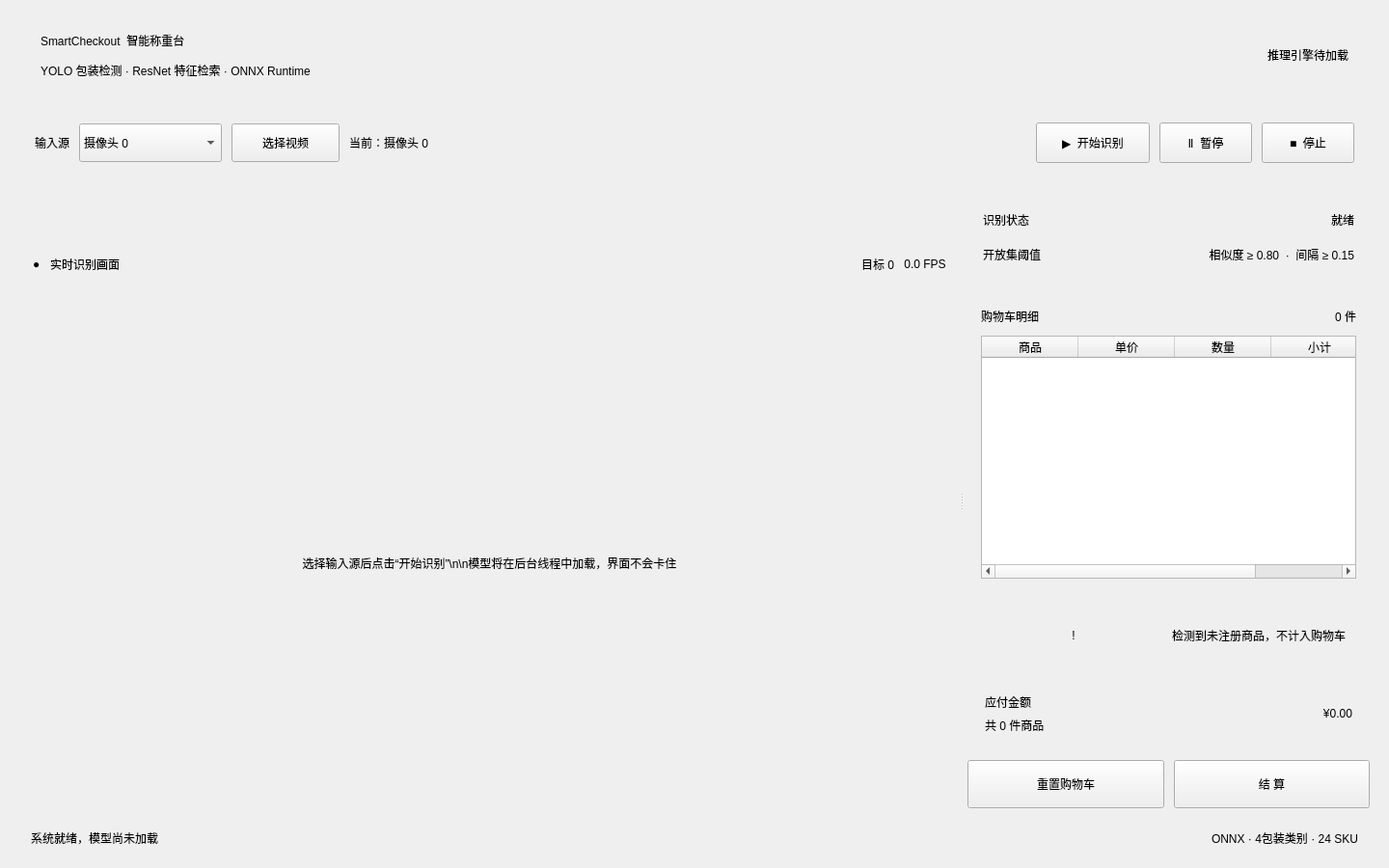
<?xml version="1.0" encoding="UTF-8"?>
<ui version="4.0">
 <class>Widget</class>
 <widget class="QWidget" name="Widget">
  <property name="geometry"><rect><x>0</x><y>0</y><width>1440</width><height>900</height></rect></property>
  <property name="minimumSize"><size><width>1180</width><height>720</height></size></property>
  <property name="windowTitle"><string>SmartCheckout · 智能称重台</string></property>
  <layout class="QVBoxLayout" name="rootLayout">
   <property name="spacing"><number>14</number></property>
   <property name="leftMargin"><number>20</number></property><property name="topMargin"><number>18</number></property><property name="rightMargin"><number>20</number></property><property name="bottomMargin"><number>14</number></property>
   <item>
    <widget class="QFrame" name="headerCard">
     <property name="minimumSize"><size><width>0</width><height>78</height></size></property><property name="maximumSize"><size><width>16777215</width><height>78</height></size></property>
     <layout class="QHBoxLayout" name="headerLayout">
      <property name="leftMargin"><number>22</number></property><property name="rightMargin"><number>22</number></property>
      <item><layout class="QVBoxLayout" name="titleLayout"><property name="spacing"><number>2</number></property><item><widget class="QLabel" name="titleLabel"><property name="text"><string>SmartCheckout  智能称重台</string></property></widget></item><item><widget class="QLabel" name="subtitleLabel"><property name="text"><string>YOLO 包装检测 · ResNet 特征检索 · ONNX Runtime</string></property></widget></item></layout></item>
      <item><spacer name="headerSpacer"><property name="orientation"><enum>Qt::Orientation::Horizontal</enum></property><property name="sizeHint" stdset="0"><size><width>40</width><height>20</height></size></property></spacer></item>
      <item><widget class="QLabel" name="providerBadge"><property name="text"><string>推理引擎待加载</string></property><property name="alignment"><set>Qt::AlignmentFlag::AlignCenter</set></property></widget></item>
     </layout>
    </widget>
   </item>
   <item>
    <widget class="QFrame" name="controlCard">
     <property name="minimumSize"><size><width>0</width><height>76</height></size></property><property name="maximumSize"><size><width>16777215</width><height>76</height></size></property>
     <layout class="QHBoxLayout" name="controlLayout">
      <property name="spacing"><number>10</number></property><property name="leftMargin"><number>16</number></property><property name="rightMargin"><number>16</number></property>
      <item><widget class="QLabel" name="sourceCaption"><property name="text"><string>输入源</string></property></widget></item>
      <item><widget class="QComboBox" name="sourceCombo"><property name="minimumSize"><size><width>148</width><height>40</height></size></property><item><property name="text"><string>摄像头 0</string></property></item><item><property name="text"><string>摄像头 1</string></property></item><item><property name="text"><string>摄像头 2</string></property></item><item><property name="text"><string>本地视频</string></property></item></widget></item>
      <item><widget class="QPushButton" name="chooseVideoButton"><property name="minimumSize"><size><width>112</width><height>40</height></size></property><property name="text"><string>选择视频</string></property></widget></item>
      <item><widget class="QLabel" name="sourcePathLabel"><property name="minimumSize"><size><width>220</width><height>40</height></size></property><property name="text"><string>当前：摄像头 0</string></property><property name="textInteractionFlags"><set>Qt::TextInteractionFlag::TextSelectableByMouse</set></property></widget></item>
      <item><spacer name="controlSpacer"><property name="orientation"><enum>Qt::Orientation::Horizontal</enum></property><property name="sizeHint" stdset="0"><size><width>40</width><height>20</height></size></property></spacer></item>
      <item><widget class="QPushButton" name="startButton"><property name="minimumSize"><size><width>118</width><height>42</height></size></property><property name="text"><string>▶  开始识别</string></property></widget></item>
      <item><widget class="QPushButton" name="pauseButton"><property name="minimumSize"><size><width>96</width><height>42</height></size></property><property name="text"><string>Ⅱ  暂停</string></property></widget></item>
      <item><widget class="QPushButton" name="stopButton"><property name="minimumSize"><size><width>96</width><height>42</height></size></property><property name="text"><string>■  停止</string></property></widget></item>
     </layout>
    </widget>
   </item>
   <item>
    <widget class="QSplitter" name="contentSplitter">
     <property name="orientation"><enum>Qt::Orientation::Horizontal</enum></property><property name="childrenCollapsible"><bool>false</bool></property>
     <widget class="QFrame" name="videoCard">
      <property name="minimumSize"><size><width>700</width><height>0</height></size></property>
      <layout class="QVBoxLayout" name="videoCardLayout">
       <property name="spacing"><number>10</number></property><property name="leftMargin"><number>14</number></property><property name="topMargin"><number>14</number></property><property name="rightMargin"><number>14</number></property><property name="bottomMargin"><number>14</number></property>
       <item><layout class="QHBoxLayout" name="videoHeaderLayout"><item><widget class="QLabel" name="liveDot"><property name="text"><string>●</string></property></widget></item><item><widget class="QLabel" name="videoTitleLabel"><property name="text"><string>实时识别画面</string></property></widget></item><item><spacer name="videoHeaderSpacer"><property name="orientation"><enum>Qt::Orientation::Horizontal</enum></property><property name="sizeHint" stdset="0"><size><width>40</width><height>20</height></size></property></spacer></item><item><widget class="QLabel" name="detectionBadge"><property name="text"><string>目标 0</string></property><property name="alignment"><set>Qt::AlignmentFlag::AlignCenter</set></property></widget></item><item><widget class="QLabel" name="fpsBadge"><property name="text"><string>0.0 FPS</string></property><property name="alignment"><set>Qt::AlignmentFlag::AlignCenter</set></property></widget></item></layout></item>
       <item><widget class="QFrame" name="videoViewport"><layout class="QVBoxLayout" name="viewportLayout"><property name="leftMargin"><number>0</number></property><property name="topMargin"><number>0</number></property><property name="rightMargin"><number>0</number></property><property name="bottomMargin"><number>0</number></property><item><widget class="QLabel" name="videoLabel"><property name="minimumSize"><size><width>640</width><height>480</height></size></property><property name="text"><string>选择输入源后点击“开始识别”\n\n模型将在后台线程中加载，界面不会卡住</string></property><property name="alignment"><set>Qt::AlignmentFlag::AlignCenter</set></property><property name="wordWrap"><bool>true</bool></property></widget></item></layout></widget></item>
      </layout>
     </widget>
     <widget class="QWidget" name="rightPanel">
      <property name="minimumSize"><size><width>390</width><height>0</height></size></property><property name="maximumSize"><size><width>480</width><height>16777215</height></size></property>
      <layout class="QVBoxLayout" name="rightPanelLayout">
       <property name="spacing"><number>12</number></property><property name="leftMargin"><number>4</number></property><property name="topMargin"><number>0</number></property><property name="rightMargin"><number>0</number></property><property name="bottomMargin"><number>0</number></property>
       <item><widget class="QFrame" name="recognitionCard"><property name="minimumSize"><size><width>0</width><height>92</height></size></property><layout class="QGridLayout" name="recognitionLayout"><property name="leftMargin"><number>16</number></property><property name="topMargin"><number>13</number></property><property name="rightMargin"><number>16</number></property><property name="bottomMargin"><number>13</number></property><item row="0" column="0"><widget class="QLabel" name="recognitionCaption"><property name="text"><string>识别状态</string></property></widget></item><item row="0" column="1"><widget class="QLabel" name="recognitionState"><property name="text"><string>就绪</string></property><property name="alignment"><set>Qt::AlignmentFlag::AlignRight|Qt::AlignmentFlag::AlignTrailing|Qt::AlignmentFlag::AlignVCenter</set></property></widget></item><item row="1" column="0"><widget class="QLabel" name="thresholdCaption"><property name="text"><string>开放集阈值</string></property></widget></item><item row="1" column="1"><widget class="QLabel" name="thresholdLabel"><property name="text"><string>相似度 ≥ 0.80  ·  间隔 ≥ 0.15</string></property><property name="alignment"><set>Qt::AlignmentFlag::AlignRight|Qt::AlignmentFlag::AlignTrailing|Qt::AlignmentFlag::AlignVCenter</set></property></widget></item></layout></widget></item>
       <item><widget class="QFrame" name="cartCard"><layout class="QVBoxLayout" name="cartLayout"><property name="spacing"><number>10</number></property><property name="leftMargin"><number>14</number></property><property name="topMargin"><number>14</number></property><property name="rightMargin"><number>14</number></property><property name="bottomMargin"><number>14</number></property><item><layout class="QHBoxLayout" name="cartHeaderLayout"><item><widget class="QLabel" name="cartTitleLabel"><property name="text"><string>购物车明细</string></property></widget></item><item><spacer name="cartHeaderSpacer"><property name="orientation"><enum>Qt::Orientation::Horizontal</enum></property><property name="sizeHint" stdset="0"><size><width>40</width><height>20</height></size></property></spacer></item><item><widget class="QLabel" name="cartCountBadge"><property name="text"><string>0 件</string></property><property name="alignment"><set>Qt::AlignmentFlag::AlignCenter</set></property></widget></item></layout></item><item><widget class="QTableWidget" name="cartTable"><property name="alternatingRowColors"><bool>false</bool></property><property name="selectionMode"><enum>QAbstractItemView::SelectionMode::NoSelection</enum></property><property name="showGrid"><bool>false</bool></property><property name="columnCount"><number>4</number></property><property name="rowCount"><number>0</number></property><column><property name="text"><string>商品</string></property></column><column><property name="text"><string>单价</string></property></column><column><property name="text"><string>数量</string></property></column><column><property name="text"><string>小计</string></property></column></widget></item></layout></widget></item>
       <item><widget class="QFrame" name="unknownCard"><property name="minimumSize"><size><width>0</width><height>66</height></size></property><layout class="QHBoxLayout" name="unknownLayout"><property name="leftMargin"><number>14</number></property><property name="rightMargin"><number>14</number></property><item><widget class="QLabel" name="unknownIcon"><property name="text"><string>!</string></property><property name="alignment"><set>Qt::AlignmentFlag::AlignCenter</set></property></widget></item><item><widget class="QLabel" name="unknownLabel"><property name="text"><string>检测到未注册商品，不计入购物车</string></property><property name="wordWrap"><bool>true</bool></property></widget></item></layout></widget></item>
       <item><widget class="QFrame" name="totalCard"><layout class="QHBoxLayout" name="totalLayout"><property name="leftMargin"><number>18</number></property><property name="topMargin"><number>15</number></property><property name="rightMargin"><number>18</number></property><property name="bottomMargin"><number>15</number></property><item><layout class="QVBoxLayout" name="totalCaptionLayout"><item><widget class="QLabel" name="totalCaption"><property name="text"><string>应付金额</string></property></widget></item><item><widget class="QLabel" name="totalQuantityLabel"><property name="text"><string>共 0 件商品</string></property></widget></item></layout></item><item><spacer name="totalSpacer"><property name="orientation"><enum>Qt::Orientation::Horizontal</enum></property><property name="sizeHint" stdset="0"><size><width>30</width><height>20</height></size></property></spacer></item><item><widget class="QLabel" name="totalAmountLabel"><property name="text"><string>¥0.00</string></property><property name="alignment"><set>Qt::AlignmentFlag::AlignRight|Qt::AlignmentFlag::AlignTrailing|Qt::AlignmentFlag::AlignVCenter</set></property></widget></item></layout></widget></item>
       <item><layout class="QHBoxLayout" name="checkoutLayout"><property name="spacing"><number>10</number></property><item><widget class="QPushButton" name="resetButton"><property name="minimumSize"><size><width>0</width><height>50</height></size></property><property name="text"><string>重置购物车</string></property></widget></item><item><widget class="QPushButton" name="settleButton"><property name="minimumSize"><size><width>0</width><height>50</height></size></property><property name="text"><string>结 算</string></property></widget></item></layout></item>
      </layout>
     </widget>
    </widget>
   </item>
   <item><widget class="QFrame" name="footerBar"><property name="minimumSize"><size><width>0</width><height>34</height></size></property><property name="maximumSize"><size><width>16777215</width><height>34</height></size></property><layout class="QHBoxLayout" name="footerLayout"><property name="leftMargin"><number>12</number></property><property name="topMargin"><number>0</number></property><property name="rightMargin"><number>12</number></property><property name="bottomMargin"><number>0</number></property><item><widget class="QLabel" name="statusLabel"><property name="text"><string>系统就绪，模型尚未加载</string></property></widget></item><item><spacer name="footerSpacer"><property name="orientation"><enum>Qt::Orientation::Horizontal</enum></property><property name="sizeHint" stdset="0"><size><width>40</width><height>20</height></size></property></spacer></item><item><widget class="QLabel" name="modelLabel"><property name="text"><string>ONNX · 4包装类别 · 24 SKU</string></property></widget></item></layout></widget></item>
  </layout>
 </widget>
 <resources/>
 <connections/>
</ui>
